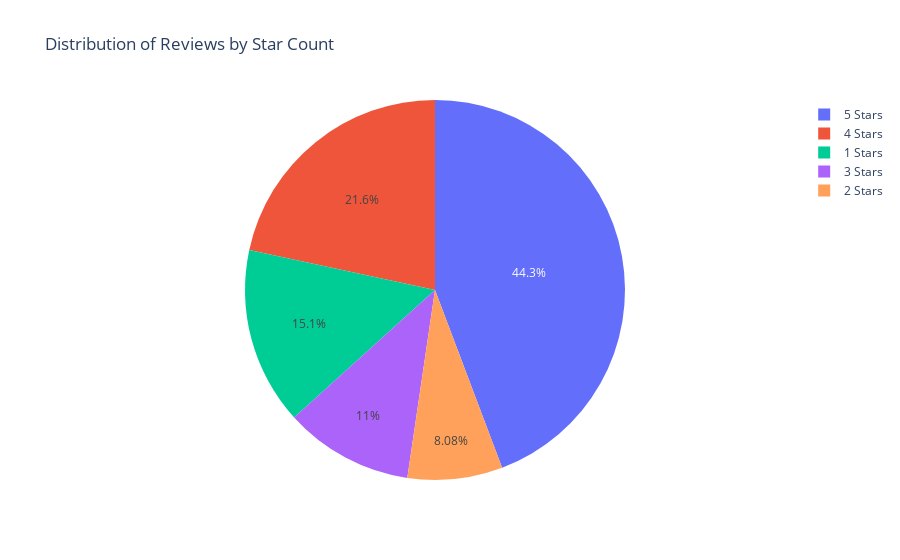

This figure's notebook cell:
### Markdown cell above
### Pie chart of stars per review

### Code cell
import plotly.graph_objects as go

labels = ['1 Stars', '2 Stars', '3 Stars', '4 Stars', '5 Stars']
values = plt_reviews_df.groupby(['stars']).size()

fig = go.Figure(data=[go.Pie(labels=labels, values=values)],
                layout=go.Layout(title=go.layout.Title(text='Distribution of Reviews by Star Count')))
fig.show()

### Figure 1 — Plotly figure (JSON) as saved in the notebook; plotly's stock layout.template omitted (floating-point values rounded to 4 significant figures)
{"data": [{"labels": ["1 Stars", "2 Stars", "3 Stars", "4 Stars", "5 Stars"], "type": "pie", "values": [10071, 5392, 7316, 14427, 29534]}], "layout": {"autosize": true, "title": {"text": "Distribution of Reviews by Star Count"}}}
